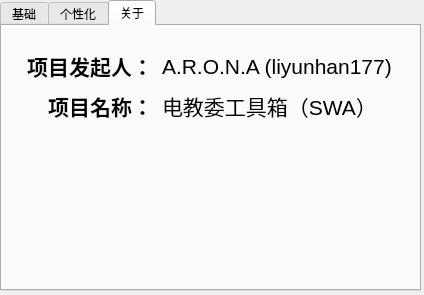
<?xml version="1.0" encoding="UTF-8"?>
<ui version="4.0">
 <class>settings</class>
 <widget class="QWidget" name="settings">
  <property name="geometry">
   <rect>
    <x>0</x>
    <y>0</y>
    <width>424</width>
    <height>295</height>
   </rect>
  </property>
  <property name="windowTitle">
   <string>设置</string>
  </property>
  <property name="windowIcon">
   <iconset>
    <normaloff>../img/logo.png</normaloff>../img/logo.png</iconset>
  </property>
  <widget class="QTabWidget" name="tabWidget">
   <property name="geometry">
    <rect>
     <x>0</x>
     <y>0</y>
     <width>421</width>
     <height>291</height>
    </rect>
   </property>
   <property name="currentIndex">
    <number>2</number>
   </property>
   <widget class="QWidget" name="Foundation">
    <attribute name="title">
     <string>基础</string>
    </attribute>
   </widget>
   <widget class="QWidget" name="Personalized">
    <attribute name="title">
     <string>个性化</string>
    </attribute>
   </widget>
   <widget class="QWidget" name="About">
    <attribute name="title">
     <string>关于</string>
    </attribute>
    <widget class="QLabel" name="label">
     <property name="geometry">
      <rect>
       <x>20</x>
       <y>20</y>
       <width>131</width>
       <height>41</height>
      </rect>
     </property>
     <property name="text">
      <string>&lt;html&gt;&lt;head/&gt;&lt;body&gt;&lt;p align=&quot;right&quot;&gt;&lt;span style=&quot; font-size:16pt; font-weight:700;&quot;&gt;项目发起人：&lt;/span&gt;&lt;/p&gt;&lt;/body&gt;&lt;/html&gt;</string>
     </property>
    </widget>
    <widget class="QLabel" name="label_2">
     <property name="geometry">
      <rect>
       <x>160</x>
       <y>20</y>
       <width>241</width>
       <height>41</height>
      </rect>
     </property>
     <property name="text">
      <string>&lt;html&gt;&lt;head/&gt;&lt;body&gt;&lt;p&gt;&lt;span style=&quot; font-size:16pt;&quot;&gt;A.R.O.N.A (liyunhan177)&lt;/span&gt;&lt;/p&gt;&lt;/body&gt;&lt;/html&gt;</string>
     </property>
    </widget>
    <widget class="QLabel" name="label_3">
     <property name="geometry">
      <rect>
       <x>20</x>
       <y>60</y>
       <width>131</width>
       <height>41</height>
      </rect>
     </property>
     <property name="text">
      <string>&lt;html&gt;&lt;head/&gt;&lt;body&gt;&lt;p align=&quot;right&quot;&gt;&lt;span style=&quot; font-size:16pt; font-weight:700;&quot;&gt;项目名称：&lt;/span&gt;&lt;/p&gt;&lt;/body&gt;&lt;/html&gt;</string>
     </property>
    </widget>
    <widget class="QLabel" name="label_4">
     <property name="geometry">
      <rect>
       <x>160</x>
       <y>60</y>
       <width>241</width>
       <height>41</height>
      </rect>
     </property>
     <property name="text">
      <string>&lt;html&gt;&lt;head/&gt;&lt;body&gt;&lt;p&gt;&lt;span style=&quot; font-size:16pt;&quot;&gt;电教委工具箱（SWA）&lt;/span&gt;&lt;/p&gt;&lt;/body&gt;&lt;/html&gt;</string>
     </property>
    </widget>
   </widget>
  </widget>
 </widget>
 <resources/>
 <connections/>
</ui>
